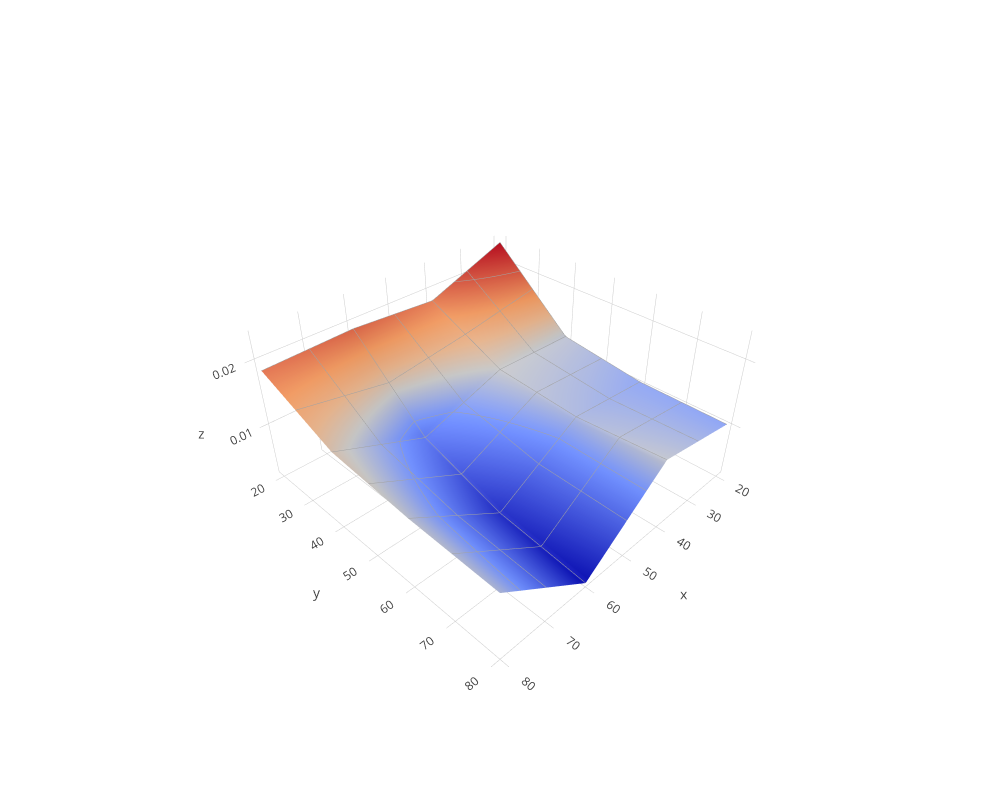

The notebook cell this image was saved under:
### Code cell
mpy.surf(ns_grid,na_grid,avg_err[:-1,:-1])

### Figure 1 — Plotly figure (JSON) as saved in the notebook; plotly's stock layout.template omitted (floating-point values rounded to 4 significant figures)
{"data": [{"contours": {"x": {"color": "#A2A2A2", "show": true, "width": 1}, "y": {"color": "#A2A2A2", "show": true, "width": 1}, "z": {"color": "#A2A2A2", "show": true, "width": 1}}, "showscale": false, "type": "surface", "x": [[20, 20, 20, 20, 20], [40, 40, 40, 40, 40], [60, 60, 60, 60, 60], [80, 80, 80, 80, 80], [100, 100, 100, 100, 100]], "y": [[20, 40, 60, 80, 100], [20, 40, 60, 80, 100], [20, 40, 60, 80, 100], [20, 40, 60, 80, 100], [20, 40, 60, 80, 100]], "z": [[0.02337, 0.01246, 0.01074, 0.01056], [0.01846, 0.01282, 0.01179, 0.01263], [0.01931, 0.00838, 0.004111, 0.002357], [0.01884, 0.0138, 0.01256, 0.01204]]}], "layout": {"autosize": false, "height": 800, "scene": {"aspectmode": "manual", "aspectratio": {"x": 1, "y": 1, "z": 0.5}}, "title": "", "width": 1000}}
